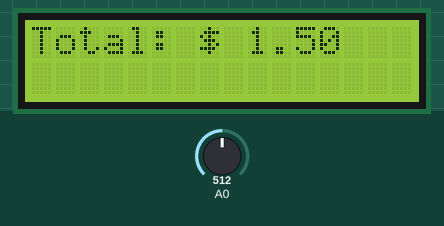
Simulated run of this sketch. Board: Arduino Uno, built with avr-gcc and run on an emulated ATmega328P. Parts: 16×2 character LCD. Inputs (shaded band) come from the test bench; at power-on: A0 = 512.

Above: at 1.2 s.
1.3 s: A0 set to 660
At 1.97 s:
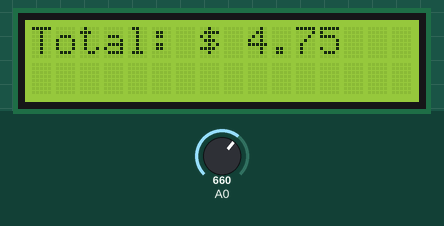
3.5 s: A0 set to 640
At 3.78 s:
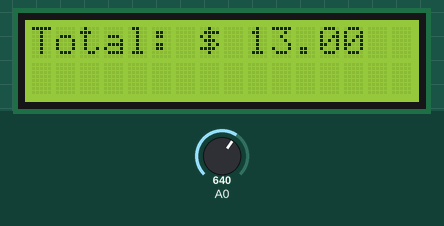
5.1 s: A0 set to 716
At 7.4 s:
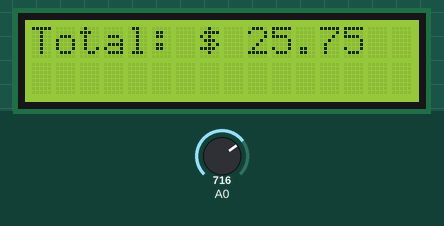
Timing chart, 0 to 8.9 s (numbered marks = the images above; inputs shaded):
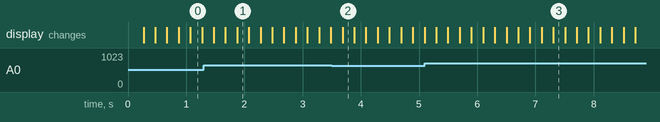

The sketch:

Quarters_and_Loonies_Counter.ino
```cpp
#include <LiquidCrystal.h>
LiquidCrystal lcd(8, 9, 4, 5, 6, 7);

// Define some values used by the panel and buttons
int lcd_key = 0;
int adc_key_in = 0;
float total = 0.00;

// Define button constants
#define btnLoonie 3
#define btnQuarter 4

// Read the buttons
int read_LCD_buttons()
{
  adc_key_in = analogRead(0); // Read the value from the sensor
  if (adc_key_in < 650)
    return btnLoonie;
  if (adc_key_in < 850)
    return btnQuarter;
  return 0; // Add a default case to handle situations where no button is pressed
}

void setup()
{
  lcd.begin(16, 2); // Start the library
  lcd.setCursor(0, 0);
  lcd.print("Total: $ 0.00"); // Print a simple message
}

void loop()
{
  lcd.setCursor(9, 0);           // Move to the beginning of the second line
  lcd_key = read_LCD_buttons();  // Read the buttons

  switch (lcd_key)               // Depending on which button was pushed, we perform an action
  {
    case btnLoonie:
      total += 0.25;
      lcd.print(total);
      delay(200);
      break;
    case btnQuarter:

      total += 1.00;
      lcd.print(total);
      delay(200);
      break;
    default:
      // Handle the default case when no button is pressed
      break;
  }
}
 
```
